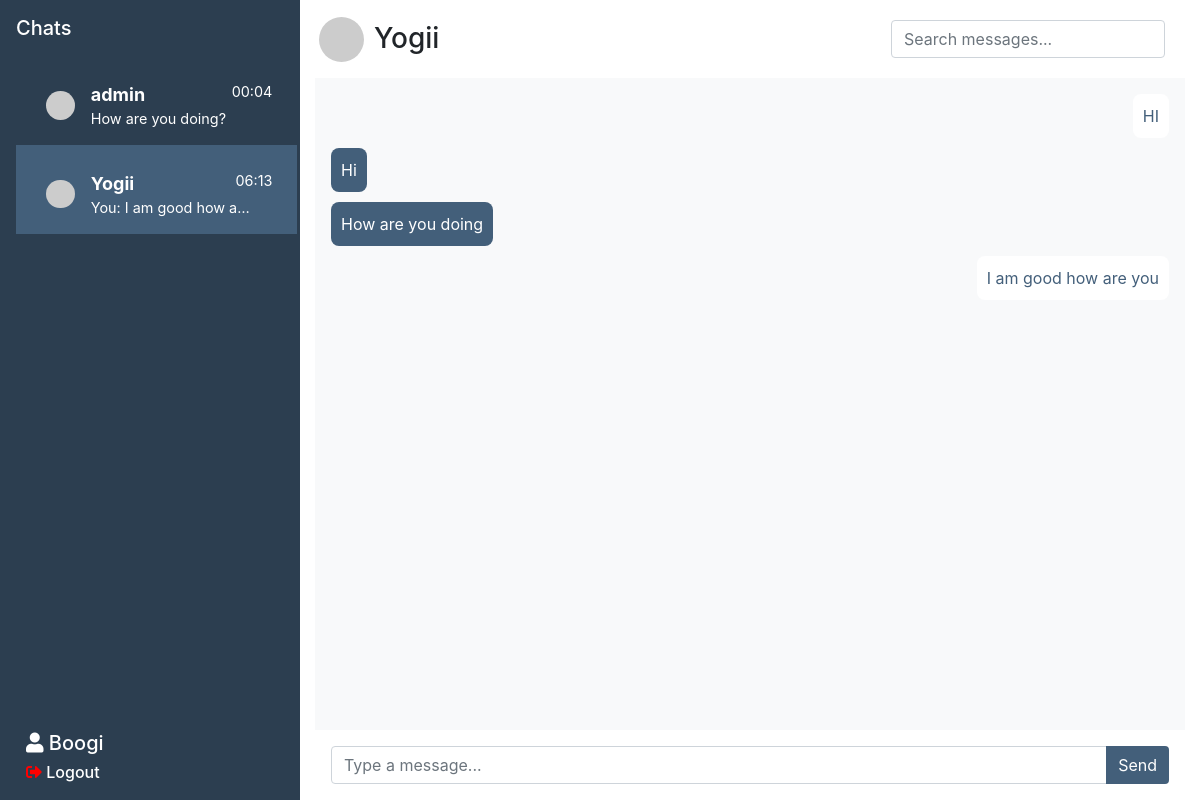
Page /chat/chat/Yogii/ (signed in) on the committed database.
### chat/models.py (models this page shows, shortened)
class Message(models.Model):
    sender = models.ForeignKey(User, related_name="sent_messages", on_delete=models.CASCADE)
    receiver = models.ForeignKey(User, related_name="received_messages", on_delete=models.CASCADE)
    content = models.TextField()
    timestamp = models.DateTimeField(auto_now_add=True)

### chat/views.py (the view)
# urls.py: path('chat/<str:room_name>/', views.chat_room, name='chat'),
@login_required
def chat_room(request, room_name):
    try:
            search_query = request.GET.get('search', '')
            users = User.objects.exclude(id=request.user.id)
            chats = Message.objects.filter(
                (Q(sender=request.user) & Q(receiver__username=room_name)) |
                (Q(receiver=request.user) & Q(sender__username=room_name))
            )
            if search_query:
                chats = chats.filter(Q(content__icontains=search_query))
            chats = chats.order_by('timestamp')
            user_last_messages = []
            for user in users:
                last_message = Message.objects.filter(
                    (Q(sender=request.user) & Q(receiver=user)) |
                    (Q(receiver=request.user) & Q(sender=user))
                ).order_by('-timestamp').first()
                user_last_messages.append({
                    'user': user,
                    'last_message': last_message
                })
            return render(request, 'chat.html', {
                'room_name': room_name,
                'chats': chats,
                'users': users,
                'user_last_messages': user_last_messages,
                'search_query': search_query
            })
    except User.DoesNotExist:
            messages.error(request, 'User not found.')
            return redirect('home')

### templates/chat.html (shortened to what this page needs)
<!DOCTYPE html>
<html lang="en">
<head>
    <link rel="stylesheet" href="https://stackpath.bootstrapcdn.com/bootstrap/4.5.2/css/bootstrap.min.css" />
    <link rel="stylesheet" href="https://cdnjs.cloudflare.com/ajax/libs/font-awesome/5.15.1/css/all.min.css" />
</head>
<body style="height: 100vh; display: flex; flex-direction: column">
    <div class="container-fluid h-100">
        <div class="row h-100">
            <div class="col-3 sidebar p-3 chats">
                <h5 class="mb-3 text-white">Chats</h5>
                <div class="contacts">
                    {% for item in user_last_messages %}
                    <a href="{% url 'chat' item.user.username %}"
                        class="list-group-item list-group-item-action {% if item.user.username == room_name %} active {% endif %}"
                        data-id="{{ room_name }}">
                        <div class="d-flex align-items-center">
                            <img src="https://ui-avatars.com/api/?name={{ item.user.username|urlencode }}&size=64&background=random"
                                alt="{{ item.user.username }}'s Profile Image" class="profile-icon rounded-circle mr-3"
                                style="width: 1.8rem; height: 1.8rem; object-fit: cover" />
                            <div class="w-100">
                                <div class="d-flex justify-content-between">
                                    <strong class="text-truncate">{{ item.user.username }}</strong>
                                    {% if item.last_message %}
                                    <small class="text-nowrap timestamp">
                                        {{ item.last_message.timestamp|date:"H:i" }}</small>
                                    {% endif %}
                                </div>
                                <div>
                                    {% if item.last_message %}
                                    <small class="d-block text-truncate last-msg" style="max-width: 90%"
                                        id="last-message">
                                        {% if item.last_message.sender == request.user %} You:
                                        {% endif %} {{ item.last_message.content|truncatewords:5 }}
                                    </small>
                                    {% else %}
                                    <small class="">No messages yet</small>
                                    {% endif %}
                                </div>
                            </div>
                        </div>
                    </a>
                    {% endfor %}
                </div>
                <div class="logout">
                    <h5 class="text-white">
                        <i class="fas fa-user"></i>
                        {{ request.user.username|title }}
                    </h5>
                    <h5 style="cursor: pointer; font-size: 1rem; margin-top: 5px">
                        <i class="fas fa-sign-out-alt" style="color: red"></i>
                        <a href="{% url 'logout' %}" class="text-white">Logout</a>
                    </h5>
                </div>
            </div>
            <div class="col-9 d-flex flex-column chat" data-id="{{ room_name }}">
                <div class="d-flex align-items-center p-1">
                    <img src="https://ui-avatars.com/api/?name={{ room_name|urlencode }}&size=64&background=random"
                        style="border-radius: 50%; height: 45px; width: auto" />
                    <h3 class="display-5 mb-0" style="padding-left: 10px">
                        {{ room_name }}
                    </h3>
                    <form method="GET" action="" class="p-3 ml-auto">
                        <div class="form-group mb-0">
                            <input type="text" name="search" id="searchInput" class="form-control"
                                placeholder="Search messages..." value="{{ search_query }}" />
                        </div>
                    </form>
                </div>
                <div id="chatbox" class="chatbox flex-fill p-3">
                    {% if chats %} {% for message in chats %}
                    <div
                        class="chat-message {% if message.sender == request.user %} sender {% else %} receiver {% endif %}">
                        <span>{{ message.content }}</span>
                    </div>
                    {% endfor %} {% else %}
                    <p class="no-messages">No Messages.</p>
                    {% endif %}
                </div>
                <div class="chat-input p-3">
                    <div class="input-group">
                        <input type="text" id="my_input" class="form-control" placeholder="Type a message..."
                            required />
                        <div class="input-group-append">
                            <button id="submit_button" class="btn btn-primary" type="button">
                                Send
                            </button>
                        </div>
                    </div>
                </div>
            </div>
        </div>
    </div>
</body>
</html>

### templates/chat.html (style rules this page uses)
.profile-icon { color: #12151a; }
#chatbox { background-color: #f8f9fa; overflow-y: auto; height: calc(100vh - 180px); padding: 10px; }
.chat-message { border-radius: 8px; padding: 10px; display: flex; width: fit-content; margin-bottom: 10px; clear: both; }
.chat-message.sender { background-color: #ffffff; color: #435f7a; margin-left: auto; text-align: right; }
.chat-message.receiver { background-color: #435f7a; color: white; margin-right: auto; text-align: left; }
.chat-input { background-color: white; }
.chat-input button { border-top-left-radius: 0; border-bottom-left-radius: 0; background: #435f7a; color: white; border: none; }
.sidebar { background-color: #2c3e50; overflow-y: auto; }
.sidebar a { background: #2c3e50; color: white; }
.sidebar i { color: white; }
.chats .list-group-item { border: none; border-bottom: 1px solid #e9ecef; padding: 25px 25px 15px 30px; font-size: 18px; }
.chats .list-group-item { border-bottom: 1px solid #435f7a; width: 105%; }
.active { background-color: #435f7a !important; color: white; }
.logout { position: absolute; bottom: 0; width: 100%; padding: 10px; background-color: #2c3e50; }

### rows in the picture
Message: content "HI"
Message: content "Hi"
Message: content "How are you doing"
Message: content "I am good how are you"

### other values in the picture
{{ item.user.username }} "admin"
{{ item.last_message.timestamp|date:"H:i" }} "00:04"
{{ item.last_message.content|truncatewords:5 }} "How are you doing?"
{{ item.user.username }} "Yogii"
{{ item.last_message.timestamp|date:"H:i" }} "06:13"
{{ item.last_message.content|truncatewords:5 }} "I am good how a…"
{{ request.user.username|title }} "Boogi"
{{ room_name }} "Yogii"
